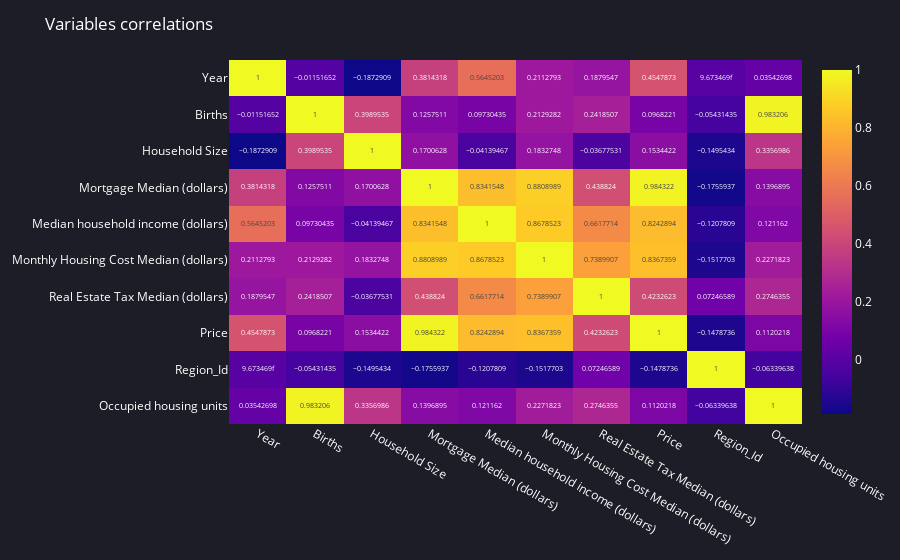

Notebook code for this chart:
### Code cell
fig = px.imshow(df.corr(numeric_only=True),text_auto=True,aspect="auto")
fig.update_layout(plot_bgcolor='#1c1d26',paper_bgcolor='#1c1d26',font=dict(
        color='#FFFFFF'
    ),title='Variables correlations')
fig.show()
fig.write_html('corr_heat.html')

### Figure 1 — Plotly figure (JSON) as saved in the notebook; plotly's stock layout.template omitted (floating-point values rounded to 4 significant figures)
{"data": [{"coloraxis": "coloraxis", "hovertemplate": "x: %{x}<br>y: %{y}<br>color: %{z}<extra></extra>", "name": "0", "texttemplate": "%{z}", "type": "heatmap", "x": ["Year", "Births", "Household Size", "Mortgage Median (dollars)", "Median household income (dollars)", "Monthly Housing Cost Median (dollars)", "Real Estate Tax Median (dollars)", "Price", "Region_Id", "Occupied housing units"], "xaxis": "x", "y": ["Year", "Births", "Household Size", "Mortgage Median (dollars)", "Median household income (dollars)", "Monthly Housing Cost Median (dollars)", "Real Estate Tax Median (dollars)", "Price", "Region_Id", "Occupied housing units"], "yaxis": "y", "z": [[1, -0.01152, -0.1873, 0.3814, 0.5645, 0.2113, 0.188, 0.4548, 9.673e-15, 0.03543], [-0.01152, 1, 0.399, 0.1258, 0.0973, 0.2129, 0.2419, 0.09682, -0.05431, 0.9832], [-0.1873, 0.399, 1, 0.1701, -0.04139, 0.1833, -0.03678, 0.1534, -0.1495, 0.3357], [0.3814, 0.1258, 0.1701, 1, 0.8342, 0.8809, 0.4388, 0.9843, -0.1756, 0.1397], [0.5645, 0.0973, -0.04139, 0.8342, 1, 0.8679, 0.6618, 0.8243, -0.1208, 0.1212], [0.2113, 0.2129, 0.1833, 0.8809, 0.8679, 1, 0.739, 0.8367, -0.1518, 0.2272], [0.188, 0.2419, -0.03678, 0.4388, 0.6618, 0.739, 1, 0.4233, 0.07247, 0.2746], [0.4548, 0.09682, 0.1534, 0.9843, 0.8243, 0.8367, 0.4233, 1, -0.1479, 0.112], [9.673e-15, -0.05431, -0.1495, -0.1756, -0.1208, -0.1518, 0.07247, -0.1479, 1, -0.0634], [0.03543, 0.9832, 0.3357, 0.1397, 0.1212, 0.2272, 0.2746, 0.112, -0.0634, 1]]}], "layout": {"coloraxis": {"colorscale": [[0, "#0d0887"], [0.1111, "#46039f"], [0.2222, "#7201a8"], [0.3333, "#9c179e"], [0.4444, "#bd3786"], [0.5556, "#d8576b"], [0.6667, "#ed7953"], [0.7778, "#fb9f3a"], [0.8889, "#fdca26"], [1, "#f0f921"]]}, "font": {"color": "#FFFFFF"}, "margin": {"t": 60}, "paper_bgcolor": "#1c1d26", "plot_bgcolor": "#1c1d26", "title": {"text": "Variables correlations"}, "xaxis": {"anchor": "y", "domain": [0, 1]}, "yaxis": {"anchor": "x", "autorange": "reversed", "domain": [0, 1]}}}
